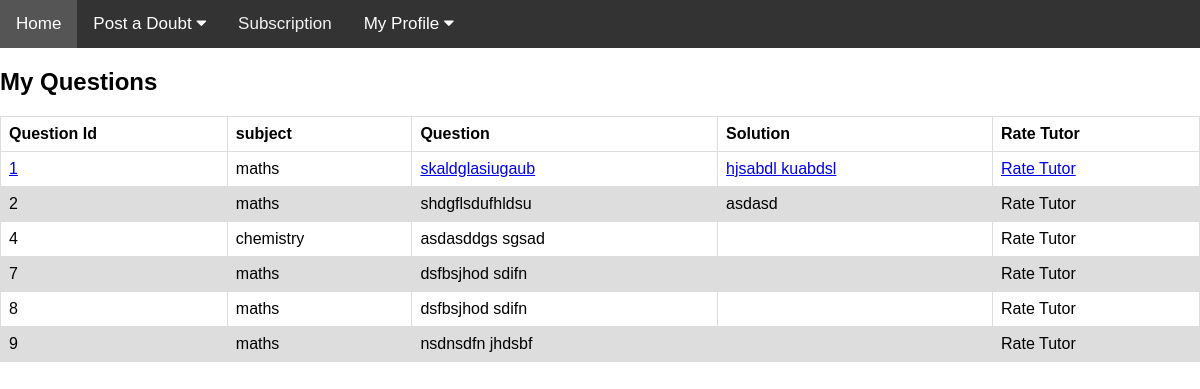
The page /student_home.php (signed in) on the database its author committed.
### tables this page shows
CREATE TABLE `ques` (
  `ques_id` bigint(20) NOT NULL AUTO_INCREMENT,
  `stu_id` bigint(20) DEFAULT NULL,
  `question` longtext NOT NULL,
  `solution` longtext,
  `tut_id` bigint(20) DEFAULT NULL,
  `issolved` tinyint(4) DEFAULT '0',
  `subject` varchar(20) DEFAULT NULL,
  PRIMARY KEY (`ques_id`),
  KEY `student_id_idx` (`stu_id`),
  KEY `tutor_id_idx` (`tut_id`),
  CONSTRAINT `student_id` FOREIGN KEY (`stu_id`) REFERENCES `student` (`id`) ON DELETE CASCADE ON UPDATE CASCADE,
  CONSTRAINT `tutor_id` FOREIGN KEY (`tut_id`) REFERENCES `tutor` (`id`) ON DELETE CASCADE ON UPDATE CASCADE
);

### student_home.php (the view, shortened to what this page needs)
<!DOCTYPE html>
<html>
<head>
<link rel="stylesheet" href="https://cdnjs.cloudflare.com/ajax/libs/font-awesome/4.7.0/css/font-awesome.min.css">
</head>
<body>
<div class="topnav" id="myTopnav">
  <a href="student_home.php" class="active">Home</a>
  <div class="dropdown">
    <button class="dropbtn">Post a Doubt
      <i class="fa fa-caret-down"></i>
    </button>
  </div>
  <a href="subscription.php">Subscription</a>
  <div class="dropdown">
    <button class="dropbtn">My Profile
      <i class="fa fa-caret-down"></i>
    </button>
  </div>
</div>
<h2>My Questions</h2>
<div class="container">
       <div class="row ">
     <div class="table-responsive">
        <table class="table table-bordered table-responsive table-hover">
      <thead>
        <tr>
          <th>Question Id</th>
          <th>subject</th>
          <th>Question</th>
          <th>Solution</th>
          <th>Rate Tutor</th>
        </tr>
      </thead>
        <?php include "db_config.php";?>
        <?php
        $query=mysqli_query($link,"select ques_id,subject,question,solution,issolved from ques where stu_id=".$_SESSION['id'].";");
          while($row = mysqli_fetch_row($query))
          {
          $ques_id=$row[0];
          $question=substr($row[2],0,15);
          $subject=$row[1];
          $solution='';
          if(strlen($row[3])!=0)
          {
            $solution=substr($row[3],0,15);
          }
          $solved=$row[4];
          echo "<tr>";
          if($solved==1){
              echo "<td><a href=complete_sol.php?ques_id=".$ques_id.">". $ques_id . "</td>";
              echo "<td>" . $subject . "</td>";
              echo "<td><a href=complete_sol.php?ques_id=".$ques_id.">" . $question . "</td>";
              echo "<td><a href=complete_sol.php?ques_id=".$ques_id.">" . $solution . "</td>";
              echo "<td><a href=rate_tutor.php?ques_id=".$ques_id.">Rate Tutor</td>";
              echo "</tr>";
            }
            else{
              echo "<td>". $ques_id . "</td>";
              echo "<td>" . $subject . "</td>";
              echo "<td>" . $question . "</td>";
              echo "<td>" . $solution . "</td>";
              echo "<td>Rate Tutor</td>";
              echo "</tr>";
            }
          }
        ?>
    </table>
    </div>
</body>
</html>

### student_home.php (style rules this page uses)
body { margin:0;font-family:Arial }
table { font-family: arial, sans-serif; border-collapse: collapse; width: 100%; }
td, th { border: 1px solid #dddddd; text-align: left; padding: 8px; }
tr:nth-child(even) { background-color: #dddddd; }
.topnav { overflow: hidden; background-color: #333; }
.topnav a { float: left; display: block; color: #f2f2f2; text-align: center; padding: 14px 16px; text-decoration: none; font-size: 17px; }
.active { background-color: #4CAF50; color: white; }
.dropdown { float: left; overflow: hidden; }
.dropdown .dropbtn { font-size: 17px; border: none; outline: none; color: white; padding: 14px 16px; background-color: inherit; font-family: inherit; margin: 0; }

### rows shown on the page
ques: ques_id "1", subject "maths", question "skaldglasiugaub", solution "hjsabdl kuabdsl"
ques: ques_id "2", subject "maths", question "shdgflsdufhldsu", solution "asdasd"
ques: ques_id "4", subject "chemistry", question "asdasddgs sgsad"
ques: ques_id "7", subject "maths", question "dsfbsjhod sdifn"
ques: ques_id "8", subject "maths", question "dsfbsjhod sdifn"
ques: ques_id "9", subject "maths", question "nsdnsdfn jhdsbf"
